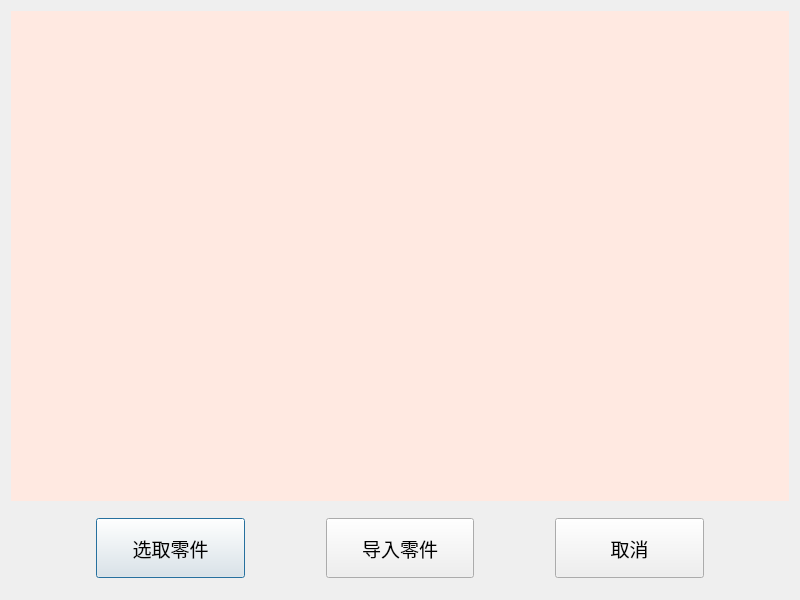
<?xml version="1.0" encoding="UTF-8"?>
<ui version="4.0">
 <class>BendFileReader</class>
 <widget class="QDialog" name="BendFileReader">
  <property name="geometry">
   <rect>
    <x>0</x>
    <y>0</y>
    <width>800</width>
    <height>600</height>
   </rect>
  </property>
  <property name="windowTitle">
   <string>BendFileReader</string>
  </property>
  <layout class="QVBoxLayout" name="verticalLayout" stretch="6,1">
   <item>
    <widget class="QLabel" name="label">
     <property name="sizePolicy">
      <sizepolicy hsizetype="Minimum" vsizetype="Minimum">
       <horstretch>0</horstretch>
       <verstretch>0</verstretch>
      </sizepolicy>
     </property>
     <property name="styleSheet">
      <string notr="true">background-color: rgb(255, 233, 225);</string>
     </property>
     <property name="text">
      <string/>
     </property>
    </widget>
   </item>
   <item>
    <widget class="QWidget" name="widget" native="true">
     <layout class="QHBoxLayout" name="horizontalLayout" stretch="1,2,1,2,1,2,1">
      <item>
       <spacer name="horizontalSpacer">
        <property name="orientation">
         <enum>Qt::Horizontal</enum>
        </property>
        <property name="sizeHint" stdset="0">
         <size>
          <width>40</width>
          <height>20</height>
         </size>
        </property>
       </spacer>
      </item>
      <item>
       <widget class="QPushButton" name="btn_choose">
        <property name="sizePolicy">
         <sizepolicy hsizetype="Minimum" vsizetype="Minimum">
          <horstretch>0</horstretch>
          <verstretch>0</verstretch>
         </sizepolicy>
        </property>
        <property name="font">
         <font>
          <family>楷体</family>
          <pointsize>14</pointsize>
         </font>
        </property>
        <property name="text">
         <string>选取零件</string>
        </property>
       </widget>
      </item>
      <item>
       <spacer name="horizontalSpacer_2">
        <property name="orientation">
         <enum>Qt::Horizontal</enum>
        </property>
        <property name="sizeHint" stdset="0">
         <size>
          <width>40</width>
          <height>20</height>
         </size>
        </property>
       </spacer>
      </item>
      <item>
       <widget class="QPushButton" name="btn_sure">
        <property name="sizePolicy">
         <sizepolicy hsizetype="Minimum" vsizetype="Minimum">
          <horstretch>0</horstretch>
          <verstretch>0</verstretch>
         </sizepolicy>
        </property>
        <property name="font">
         <font>
          <family>楷体</family>
          <pointsize>14</pointsize>
         </font>
        </property>
        <property name="text">
         <string>导入零件</string>
        </property>
       </widget>
      </item>
      <item>
       <spacer name="horizontalSpacer_3">
        <property name="orientation">
         <enum>Qt::Horizontal</enum>
        </property>
        <property name="sizeHint" stdset="0">
         <size>
          <width>40</width>
          <height>20</height>
         </size>
        </property>
       </spacer>
      </item>
      <item>
       <widget class="QPushButton" name="btn_cancle">
        <property name="sizePolicy">
         <sizepolicy hsizetype="Minimum" vsizetype="Minimum">
          <horstretch>0</horstretch>
          <verstretch>0</verstretch>
         </sizepolicy>
        </property>
        <property name="font">
         <font>
          <family>楷体</family>
          <pointsize>14</pointsize>
         </font>
        </property>
        <property name="text">
         <string>取消</string>
        </property>
       </widget>
      </item>
      <item>
       <spacer name="horizontalSpacer_4">
        <property name="orientation">
         <enum>Qt::Horizontal</enum>
        </property>
        <property name="sizeHint" stdset="0">
         <size>
          <width>40</width>
          <height>20</height>
         </size>
        </property>
       </spacer>
      </item>
     </layout>
    </widget>
   </item>
  </layout>
 </widget>
 <layoutdefault spacing="6" margin="11"/>
 <resources/>
 <connections>
  <connection>
   <sender>btn_cancle</sender>
   <signal>clicked()</signal>
   <receiver>BendFileReader</receiver>
   <slot>close()</slot>
   <hints>
    <hint type="sourcelabel">
     <x>630</x>
     <y>549</y>
    </hint>
    <hint type="destinationlabel">
     <x>399</x>
     <y>299</y>
    </hint>
   </hints>
  </connection>
  <connection>
   <sender>btn_sure</sender>
   <signal>clicked()</signal>
   <receiver>BendFileReader</receiver>
   <slot>accept()</slot>
   <hints>
    <hint type="sourcelabel">
     <x>399</x>
     <y>549</y>
    </hint>
    <hint type="destinationlabel">
     <x>399</x>
     <y>299</y>
    </hint>
   </hints>
  </connection>
 </connections>
</ui>
